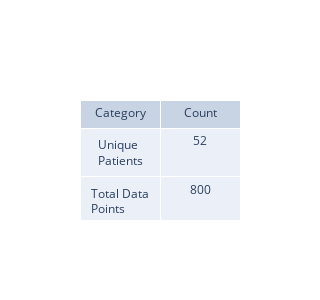

The notebook cell saved with this chart:
### Code cell
# Create a summary table
unique_patients = fig_df['Record ID'].nunique()
total_data_points = len(fig_df)

data_summary = pd.DataFrame({
    'Category': ['Unique Patients', 'Total Data Points'],
    'Count': [unique_patients, total_data_points]
})

patients_table = go.Table(
    header=dict(values=["Category", "Count"]),
    cells=dict(values=[data_summary['Category'], data_summary['Count']])
)

# Visualize
data = [patients_table]
fig = go.Figure(data = data)
fig.update_layout(width=300, height=300)
display(fig)

### Figure 1 — Plotly figure (JSON) as saved in the notebook; plotly's stock layout.template omitted (floating-point values rounded to 4 significant figures)
{"data": [{"cells": {"values": [["Unique Patients", "Total Data Points"], [52, 800]]}, "header": {"values": ["Category", "Count"]}, "type": "table"}], "layout": {"height": 300, "width": 300}}
